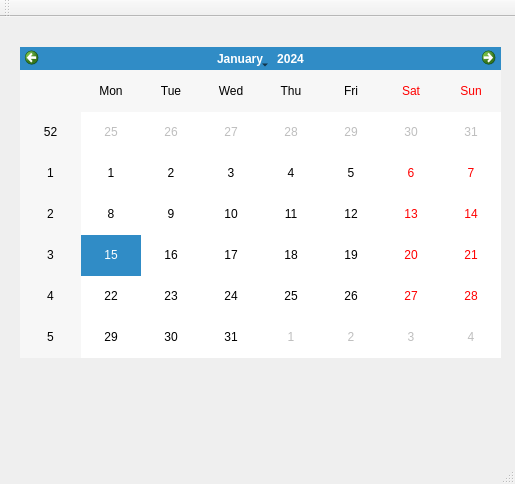
<?xml version="1.0" encoding="UTF-8"?>
<ui version="4.0">
 <class>MainWindow</class>
 <widget class="QMainWindow" name="MainWindow">
  <property name="geometry">
   <rect>
    <x>0</x>
    <y>0</y>
    <width>515</width>
    <height>484</height>
   </rect>
  </property>
  <property name="windowTitle">
   <string>MainWindow</string>
  </property>
  <widget class="QWidget" name="centralWidget">
   <widget class="QLabel" name="label">
    <property name="geometry">
     <rect>
      <x>-10</x>
      <y>-10</y>
      <width>531</width>
      <height>461</height>
     </rect>
    </property>
    <property name="text">
     <string/>
    </property>
    <property name="pixmap">
     <pixmap>../../../../Qt/Qt5.10.0/61389fc4dfe1bdf9be614a41f6e7b52e.jpg</pixmap>
    </property>
   </widget>
   <widget class="QLabel" name="label_3">
    <property name="geometry">
     <rect>
      <x>0</x>
      <y>370</y>
      <width>531</width>
      <height>61</height>
     </rect>
    </property>
    <property name="text">
     <string/>
    </property>
    <property name="pixmap">
     <pixmap>../../../../Qt/Qt5.10.0/6e690028-b887-11eb-4e9b-78542e6ffaa2_8d50ed6c-ba2a-11eb-4e9b-78542e6ffaa2.jpg</pixmap>
    </property>
   </widget>
   <widget class="QLabel" name="label_4">
    <property name="geometry">
     <rect>
      <x>370</x>
      <y>370</y>
      <width>151</width>
      <height>61</height>
     </rect>
    </property>
    <property name="text">
     <string/>
    </property>
    <property name="pixmap">
     <pixmap>../../../../Qt/Qt5.10.0/6e690028-b887-11eb-4e9b-78542e6ffaa2_8d50ed6c-ba2a-11eb-4e9b-78542e6ffaa2.jpg</pixmap>
    </property>
   </widget>
   <widget class="QLabel" name="label_2">
    <property name="geometry">
     <rect>
      <x>220</x>
      <y>370</y>
      <width>81</width>
      <height>61</height>
     </rect>
    </property>
    <property name="text">
     <string/>
    </property>
    <property name="pixmap">
     <pixmap>../../Downloads/gratis-png-estrellas-pintadas-a-mano (1) (1) (1).png</pixmap>
    </property>
   </widget>
   <widget class="QCalendarWidget" name="calendarWidget">
    <property name="geometry">
     <rect>
      <x>20</x>
      <y>30</y>
      <width>481</width>
      <height>311</height>
     </rect>
    </property>
   </widget>
  </widget>
  <widget class="QMenuBar" name="menuBar">
   <property name="geometry">
    <rect>
     <x>0</x>
     <y>0</y>
     <width>515</width>
     <height>21</height>
    </rect>
   </property>
  </widget>
  <widget class="QToolBar" name="mainToolBar">
   <attribute name="toolBarArea">
    <enum>TopToolBarArea</enum>
   </attribute>
   <attribute name="toolBarBreak">
    <bool>false</bool>
   </attribute>
  </widget>
  <widget class="QStatusBar" name="statusBar"/>
 </widget>
 <layoutdefault spacing="6" margin="11"/>
 <resources/>
 <connections/>
</ui>
